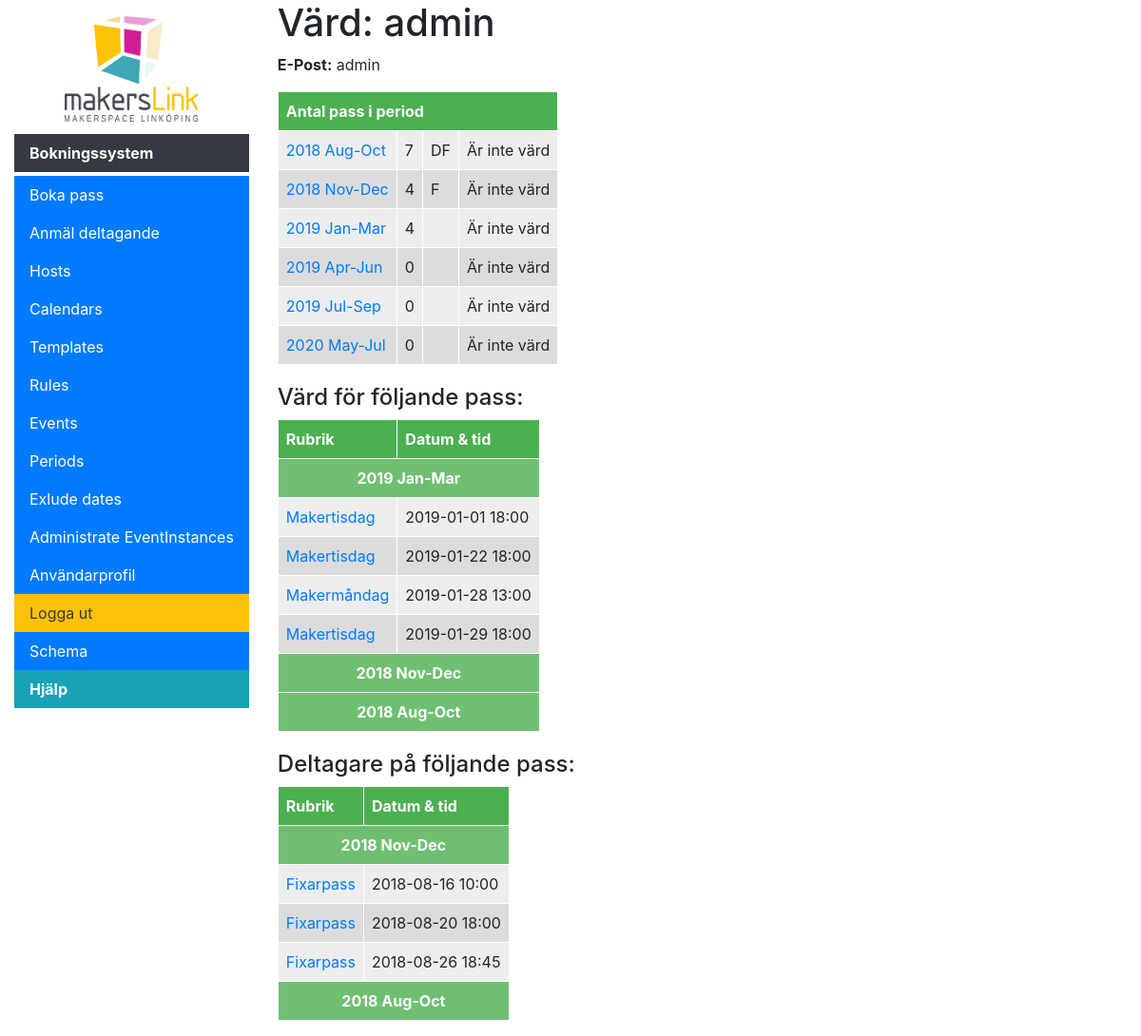
/scheduler/profile (signed in), run on an earlier commit of the app's database.
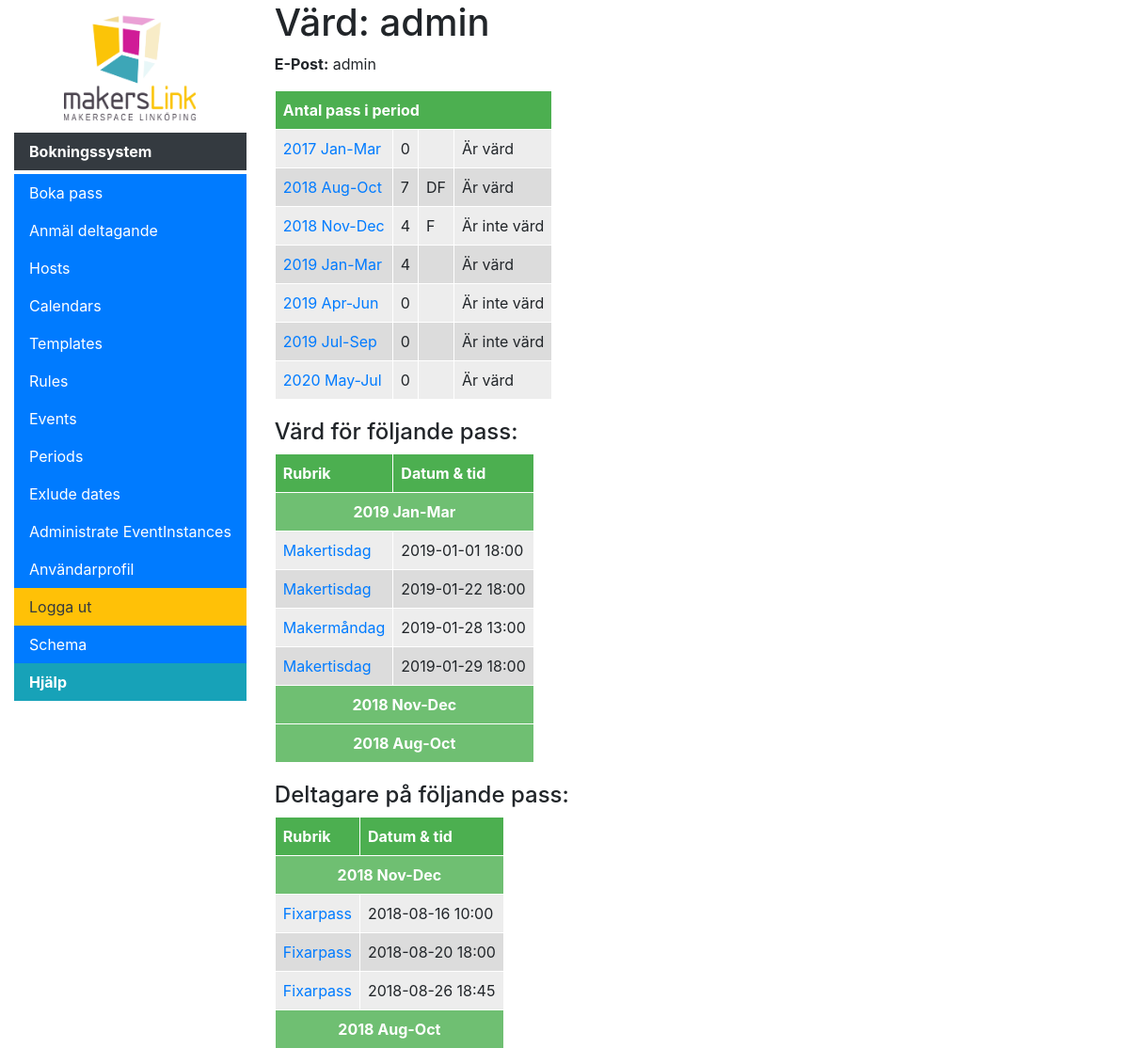
And on a later commit of the database.
### scheduler/models.py (models this page shows, shortened)
class SchedulingPeriod(models.Model):
    start = models.DateField(help_text="Start of period", db_index=True)
    end = models.DateField(help_text="End of period", db_index=True)
    num_required_events = models.IntegerField(default = 6, help_text="Number of events a host should have in this period")
    participant_key_string = ParticipantKeyField(default = "", help_text="A string representing the events a host is required to be a participant to in this period", max_length=10)
    hosts = models.ManyToManyField(accounts.models.User, related_name="periods", related_query_name="period", blank=True)
    class Meta:
        ordering = ('-start', '-end' )
    @property
    def name(self):
        return self.start.strftime('%Y %b') + "-" + self.end.strftime('%b')
    def get_absolute_url(self):
        return reverse('period-detail', args=[str(self.id)])
    def get_participant_key_list(self):
        userParticipantList = accounts.models.User.objects.all().order_by('eventinstance__participants__slackId', 'eventinstance__period', 'eventinstance__event__template__count_key').annotate(
            participantName = Max('eventinstance__participants__slackId'), keyChar=Max('eventinstance__event__template__count_key', filter=Q(eventinstance__period=self.id)))
        currentUser = None
        resultList = {}
        for userParticipant in userParticipantList:
            if (currentUser == None or currentUser != userParticipant.participantName) and userParticipant.participantName != None:
                currentUser = userParticipant.participantName
                resultList[currentUser] = "";
            if currentUser != None and userParticipant.keyChar != None:
                resultList[currentUser] = resultList[currentUser] + userParticipant.keyChar
        return resultList
    def get_host_count_list(self):
        userHostList = accounts.models.User.objects.all().order_by('slackId', 'eventinstance__period').annotate(
            host_count=Count('slackId', filter=Q(eventinstance__status=1, eventinstance__period=self.id))).order_by('host_count')
        return userHostList
    def get_host_count_key_list(self):
        count_list = self.get_host_count_list()
        key_list = self.get_participant_key_list()
        resultList = {}
        for host in count_list:
            resultList[host.slackId] = str(host.host_count)
            if host.slackId in key_list:
                resultList[host.slackId] = resultList[host.slackId] + " " + key_list[host.slackId]
        return resultList
    def get_all_host_count_key_lists(only_hosts_in_last_period = False):
        periodList = SchedulingPeriod.objects.all().order_by('-start')
        resultList = {}
        for period in periodList:
            for user, count_key in period.get_host_count_key_list().items():
                if not only_hosts_in_last_period or user in SchedulingPeriod.objects.latest('end').hosts.all().values_list('slackId', flat=True):
                    if user not in resultList:
                        resultList[user] = {}
                    resultList[user][period] = count_key
        return resultList
    def __str__(self):
        return self.name

class EventInstance(models.Model):
    STATUS = (
        (-1, 'Ombokning krävs'),
        (0, 'Ledigt'),
        (1, 'Bokat'),
        (2, 'Inställt'),
    )
    id = models.UUIDField(primary_key=True, default=uuid.uuid4, editable=False, help_text="Unique ID for this bookinginstance")
    google_calendar_booking_id = models.CharField(max_length=300, help_text="Unique ID from google after instance is created", null=True, blank=True)
    host = models.ForeignKey('accounts.User', on_delete=models.SET_NULL, null=True)
    participants = models.ManyToManyField('accounts.User', related_name="participants", related_query_name="participant", blank=True)
    event = models.ForeignKey('Event', on_delete=models.SET_NULL, null=True)
    start = models.DateTimeField(help_text="Start of event")
    end = models.DateTimeField(help_text="End of event")
    status = models.IntegerField(default=0, choices=STATUS, help_text="Instance status")
    period = models.ForeignKey('SchedulingPeriod', on_delete=models.SET_NULL, null=True, blank=True)
    unique_title = models.CharField(max_length=100, default="", blank=True, help_text="Enter title to be inserted before the header when cancelling, leave blank to use default: {}".format(settings.CANCELLED_TITLE))
    unique_description = models.CharField(max_length=400, default="", blank=True, help_text="Enter a description for a cancelled event, leave blank to use default: {}".format(settings.CANCELLED_DESCRIPTION))
    @property
    def title(self):
        return self.event.template.title
    @property
    def header(self):
        return self.event.template.header
    class Meta:
        ordering = ["start", "end"]
        unique_together = ('event', 'start', 'end')
    def display_host(self):
        return ''.join([self.host.email])
    display_host.short_description = "Host"

class Event(models.Model):
    name = models.CharField(max_length=50, help_text="Enter a human-friendly name for this type of Event")
    description = models.CharField(max_length=300, help_text="Enter a description for this type of Event", null=True, blank=True)
    template = models.ForeignKey('EventTemplate', on_delete=models.SET_NULL, null=True, help_text="Select a template for how scheduled Events will look in the calendar.")
    start = models.DateTimeField(help_text="Start of event repetition and start time of events", db_index=True)
    end = models.DateTimeField(help_text="End time of events, must be after start", db_index=True)
    repeat_end = models.DateTimeField(help_text="Date to end repetition", null=True, blank=True)
    rule = models.ForeignKey('SchedulingRule', null=True, blank=True, help_text="Select '----' for a one time only event.", on_delete=models.SET_NULL)
    class Meta:
        ordering = ["name"]
    """
    Retrieves events between two dates
    If replace=True it replaces generated events with actual objects from DB
    If replace=False it removes generated events where there is an actual object in DB but does not replace it.
    """

class EventTemplate(models.Model):
    name = models.CharField(max_length=50, help_text="Enter a human-friendly name for this template")
    count_key = models.CharField(max_length=1, help_text="Key displayed when counting participantcy", default = 'D')
    title = models.CharField(max_length=100, help_text="Enter title to be used for booking")
    header = models.CharField(max_length=200, help_text="Enter a, optional, header for the event to be inserted after the hosts name into the descriptionfield in the calendar event.", null=True, blank=True)
    body = models.TextField(max_length=1000, help_text="Enter a larger body of text to be inserted after the header in the description field in the calendar event", null=True, blank=True)
    num_participants = models.IntegerField(default = 0, help_text="Number of participants, -1 for infinite")
    calendar = models.ForeignKey('SchedulingCalendar', on_delete=models.SET_NULL, null=True, help_text="Select the calendar to sync events to.")
    synchronize = models.BooleanField(default=True, help_text="If active, scheduled events will be synced to Google calendar upon creation.")
    class Meta:
        ordering = ["name"]

### scheduler/views.py (the view)
# urls.py: path('profile', views.ProfileView.as_view(), name='profile'),
class ProfileView(LoginRequiredMixin, UnsecuredHostDetailView):
    def get_object(self):
        return self.request.user

### scheduler/context_processors.py (called while the page is built)
def extra_menu_processor(request):
    extra = {}
    if hasattr(settings, "MENU_TITLE"):
    	extra['menu_title'] = settings.MENU_TITLE
    if hasattr(settings, "LOGO"):
        extra['logo'] = settings.LOGO
    if hasattr(settings, "MENU_EXTRA"):
        extra['menu_extra'] = settings.MENU_EXTRA
    return extra

### scheduler/views.py (called while the page is built)
    def get_context_data(self, **kwargs):
        context = super(UnsecuredHostDetailView, self).get_context_data(**kwargs)
        context['period_list'] = SchedulingPeriod.objects.all().annotate(event_count = Count('eventinstance', filter=Q(eventinstance__status=1, eventinstance__host=self.get_object())))
        context['period_host_list'] = SchedulingPeriod.get_all_host_count_key_lists()
        context['hosted_events'] = self.get_object().eventinstance_set.filter(status=1).order_by('period', 'start')
        context['participant_events'] = self.get_object().participants.all().order_by('period', 'start')
        return context

### scheduler/templates/scheduler/host_detail.html (shortened to what this page needs)
{% extends "base_generic.html" %}
{% block content %}
{% regroup participant_list by period as participant_list_by_period %}
  <h1>Värd: {{ view_user.slackId }}</h1>
  <p><strong>E-Post:</strong> {{ view_user.email }}</p>
  <table>
  <thead>
    {% if user.is_staff %}
        <tr><th colspan =4>Antal pass i period</th></tr>
    {% else %}
        <tr><th colspan =3>Antal pass i period</th></tr>
    {% endif %}
  </thead>
  {% for period in period_list %}
    <tr class="{% cycle 'row-uneven' 'row-even' %}">
      {% if user.is_staff %}
        <td><a href="{{ period.get_absolute_url }}">{{ period.name }}</a></td>
      {% else %}
        <td>{{ period.name }}</td>
      {% endif %}
      <td>{{ period.event_count }}</td>
      <td>
          {% for host, key_string in period.get_participant_key_list.items %}
            {% if host == view_user.slackId %}
                 {{ key_string }}
		    {% endif %}
          {% endfor %}
      </td>
      {% if user.is_staff %}
        <td>
            {% if view_user in period.hosts.all %}
                Är värd
            {% else %}
                Är inte värd
            {% endif %}
        </td>
      {% endif %}
    </tr>
  {% empty %}
    {% if user.is_staff %}
        <tr><td colspan=4>Ännu inte värd på några pass.</td></tr>
    {% else %}
        <tr><td colspan=3>Ännu inte värd på några pass.</td></tr>
    {% endif %}
  {% endfor %}
  </table>
  <div style="margin-top:20px">
    <h4>Värd för följande pass:</h4>
    {% if hosted_events %}
      <table>
        <thead>
          <tr>
            <th>Rubrik</th>
            <th>Datum & tid</th>
          </tr>
        </thead>
        {% regroup hosted_events by period as period_list %}
        {% for period in period_list %}
          <tr>
            <td class="emph sub-head" colspan =2>
              <a data-toggle="collapse" href="#collapse-host-{{ forloop.counter0 }}" role="button" aria-expanded="false" aria-controls="collapseExample">
                {{ period.grouper }}
              </a>
            </td>
          </tr>
          <tbody class="collapse {% if forloop.first %}show{% endif %}" id="collapse-host-{{ forloop.counter0 }}">
            {% for eventinstance in period.list %}
              <tr class="{% cycle 'row-uneven' 'row-even' as rowclass %}">
                <td><a href="{% url 'eventinstance-join' pk=eventinstance.pk %}">{{ eventinstance.title }}{{ period.id }}</a></td>
                <td>{{ eventinstance.start|date:"Y-m-d H:i" }}</td>
              </tr>
            {% endfor %}
          </tbody>
        {% endfor %}
      </table>
    {% else %}
      Ännu inte värd för några pass.
    {% endif %}
  </div>
  <div style="margin-top:20px">
    <h4>Deltagare på följande pass:</h4>
    {% if participant_events %}
      <table>
        <thead>
          <tr>
            <th>Rubrik</th>
            <th>Datum & tid</th>
          </tr>
        </thead>
        {% regroup participant_events by period as period_list %}
        {% for period in period_list %}
          <tr>
            <td class="emph sub-head" colspan =2>
              <a data-toggle="collapse" href="#collapse-participant-{{ forloop.counter0 }}" role="button" aria-expanded="false" aria-controls="collapseExample">
                {{ period.grouper }}
              </a>
            </td>
          </tr>
          <tbody class="collapse {% if forloop.first %}show{% endif %}" id="collapse-participant-{{ forloop.counter0 }}">
            {% for eventinstance in period.list %}
              <tr class="{% cycle 'row-uneven' 'row-even' as rowclass %}">
                <td><a href="{% url 'eventinstance-join' pk=eventinstance.pk %}">{{ eventinstance.title }}</a></td>
                <td>{{ eventinstance.start|date:"Y-m-d H:i" }}</td>
              </tr>
            {% endfor %}
          </tbody>
        {% endfor %}
      </table>
    {% else %}
      Ännu inte deltagare på några pass.
    {% endif %}
  </div>
{% endblock %}

What changed in the data, as far as the page shows it:
added SchedulingPeriod: name "2017 Jan-Mar", event_count "0", shows "Är värd", shown under "Värd: admin"
changed SchedulingPeriod "2018 Aug-Oct": text "Är inte värd" → "Är värd"
changed SchedulingPeriod "2019 Jan-Mar": text "Är inte värd" → "Är värd"
computed for SchedulingPeriod "2020 May-Jul": text "Är inte värd" → "Är värd"
